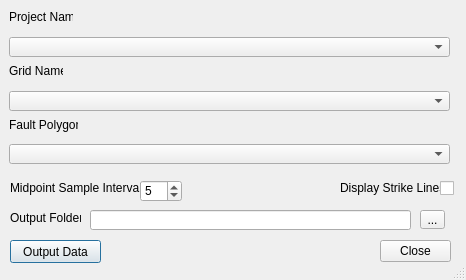
<?xml version="1.0" encoding="UTF-8"?>
<ui version="4.0">
 <class>Dialog</class>
 <widget class="QDialog" name="Dialog">
  <property name="geometry">
   <rect>
    <x>0</x>
    <y>0</y>
    <width>466</width>
    <height>280</height>
   </rect>
  </property>
  <property name="sizePolicy">
   <sizepolicy hsizetype="Fixed" vsizetype="Fixed">
    <horstretch>0</horstretch>
    <verstretch>0</verstretch>
   </sizepolicy>
  </property>
  <property name="minimumSize">
   <size>
    <width>466</width>
    <height>280</height>
   </size>
  </property>
  <property name="maximumSize">
   <size>
    <width>466</width>
    <height>280</height>
   </size>
  </property>
  <property name="windowTitle">
   <string>Dialog</string>
  </property>
  <property name="autoFillBackground">
   <bool>false</bool>
  </property>
  <property name="sizeGripEnabled">
   <bool>true</bool>
  </property>
  <widget class="QLabel" name="label">
   <property name="geometry">
    <rect>
     <x>9</x>
     <y>9</y>
     <width>64</width>
     <height>16</height>
    </rect>
   </property>
   <property name="text">
    <string>Project Name</string>
   </property>
  </widget>
  <widget class="QComboBox" name="projectName">
   <property name="geometry">
    <rect>
     <x>9</x>
     <y>37</y>
     <width>441</width>
     <height>20</height>
    </rect>
   </property>
  </widget>
  <widget class="QLabel" name="label_2">
   <property name="geometry">
    <rect>
     <x>9</x>
     <y>63</y>
     <width>54</width>
     <height>16</height>
    </rect>
   </property>
   <property name="text">
    <string>Grid Name</string>
   </property>
  </widget>
  <widget class="QComboBox" name="gridName">
   <property name="geometry">
    <rect>
     <x>9</x>
     <y>91</y>
     <width>441</width>
     <height>20</height>
    </rect>
   </property>
  </widget>
  <widget class="QLabel" name="label_3">
   <property name="geometry">
    <rect>
     <x>9</x>
     <y>117</y>
     <width>69</width>
     <height>16</height>
    </rect>
   </property>
   <property name="text">
    <string>Fault Polygon</string>
   </property>
  </widget>
  <widget class="QComboBox" name="polygonName">
   <property name="geometry">
    <rect>
     <x>9</x>
     <y>144</y>
     <width>441</width>
     <height>20</height>
    </rect>
   </property>
  </widget>
  <widget class="QLabel" name="label_7">
   <property name="geometry">
    <rect>
     <x>10</x>
     <y>210</y>
     <width>71</width>
     <height>16</height>
    </rect>
   </property>
   <property name="text">
    <string>Output Folder</string>
   </property>
  </widget>
  <widget class="QLineEdit" name="folderLocation">
   <property name="geometry">
    <rect>
     <x>90</x>
     <y>210</y>
     <width>321</width>
     <height>20</height>
    </rect>
   </property>
  </widget>
  <widget class="QToolButton" name="browseFile">
   <property name="geometry">
    <rect>
     <x>420</x>
     <y>210</y>
     <width>25</width>
     <height>19</height>
    </rect>
   </property>
   <property name="text">
    <string>...</string>
   </property>
  </widget>
  <widget class="QPushButton" name="outputFile">
   <property name="geometry">
    <rect>
     <x>10</x>
     <y>240</y>
     <width>91</width>
     <height>23</height>
    </rect>
   </property>
   <property name="text">
    <string>Output Data</string>
   </property>
  </widget>
  <widget class="QDialogButtonBox" name="buttonBox">
   <property name="geometry">
    <rect>
     <x>380</x>
     <y>240</y>
     <width>71</width>
     <height>23</height>
    </rect>
   </property>
   <property name="orientation">
    <enum>Qt::Horizontal</enum>
   </property>
   <property name="standardButtons">
    <set>QDialogButtonBox::Close</set>
   </property>
  </widget>
  <widget class="QLabel" name="label_8">
   <property name="geometry">
    <rect>
     <x>10</x>
     <y>180</y>
     <width>131</width>
     <height>16</height>
    </rect>
   </property>
   <property name="text">
    <string>Midpoint Sample Interval</string>
   </property>
  </widget>
  <widget class="QSpinBox" name="midpointSampleInt">
   <property name="geometry">
    <rect>
     <x>140</x>
     <y>180</y>
     <width>42</width>
     <height>22</height>
    </rect>
   </property>
   <property name="maximum">
    <number>300</number>
   </property>
   <property name="value">
    <number>5</number>
   </property>
  </widget>
  <widget class="QLabel" name="label_9">
   <property name="geometry">
    <rect>
     <x>340</x>
     <y>180</y>
     <width>131</width>
     <height>16</height>
    </rect>
   </property>
   <property name="text">
    <string>Display Strike Lines</string>
   </property>
  </widget>
  <widget class="QCheckBox" name="checkBox">
   <property name="geometry">
    <rect>
     <x>440</x>
     <y>180</y>
     <width>16</width>
     <height>17</height>
    </rect>
   </property>
   <property name="text">
    <string/>
   </property>
  </widget>
 </widget>
 <resources/>
 <connections>
  <connection>
   <sender>buttonBox</sender>
   <signal>rejected()</signal>
   <receiver>Dialog</receiver>
   <slot>reject()</slot>
   <hints>
    <hint type="sourcelabel">
     <x>342</x>
     <y>372</y>
    </hint>
    <hint type="destinationlabel">
     <x>286</x>
     <y>274</y>
    </hint>
   </hints>
  </connection>
  <connection>
   <sender>buttonBox</sender>
   <signal>accepted()</signal>
   <receiver>Dialog</receiver>
   <slot>accept()</slot>
   <hints>
    <hint type="sourcelabel">
     <x>276</x>
     <y>372</y>
    </hint>
    <hint type="destinationlabel">
     <x>157</x>
     <y>274</y>
    </hint>
   </hints>
  </connection>
 </connections>
</ui>
